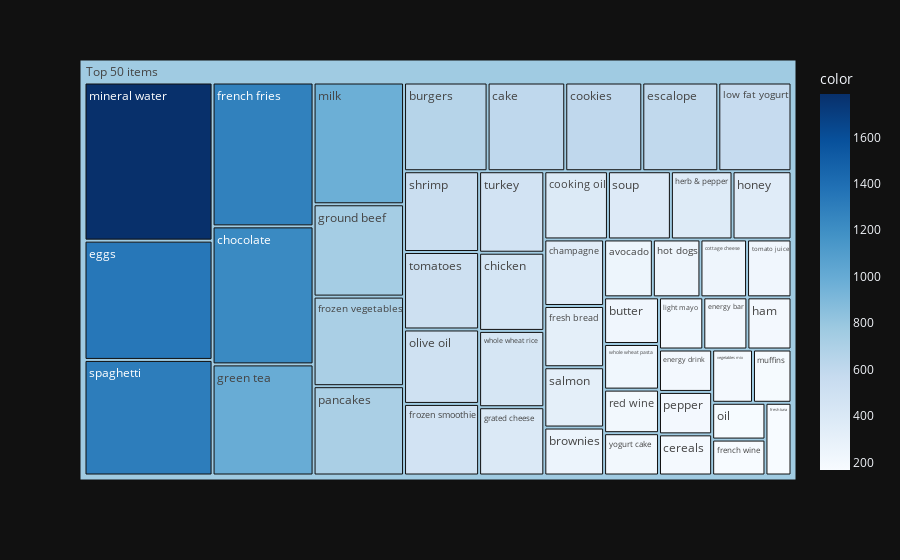

The notebook cell saved with this chart:
### Code cell
# importing required module
import plotly.express as px

# to have a same origin
df_table["all"] = "Top 50 items"

# creating tree map using plotly
fig = px.treemap(df_table.head(50), path=['all', "items"], values='incident_count',
                  color=df_table["incident_count"].head(50), hover_data=['items'],
                  color_continuous_scale='Blues',
                )
# ploting the treemap
fig.show()

### Figure 1 — Plotly figure (JSON) as saved in the notebook; plotly's stock layout.template omitted (floating-point values rounded to 4 significant figures)
{"data": [{"branchvalues": "total", "customdata": [["avocado", 249.0], ["brownies", 253.0], ["burgers", 654.0], ["butter", 226.0], ["cake", 608.0], ["cereals", 193.0], ["champagne", 351.0], ["chicken", 450.0], ["chocolate", 1230.0], ["cookies", 603.0], ["cooking oil", 383.0], ["cottage cheese", 238.0], ["eggs", 1348.0], ["energy bar", 203.0], ["energy drink", 199.0], ["escalope", 595.0], ["french fries", 1282.0], ["french wine", 169.0], ["fresh bread", 323.0], ["fresh tuna", 167.0], ["frozen smoothie", 474.0], ["frozen vegetables", 715.0], ["grated cheese", 393.0], ["green tea", 990.0], ["ground beef", 737.0], ["ham", 203.0], ["herb & pepper", 371.0], ["honey", 355.0], ["hot dogs", 243.0], ["light mayo", 204.0], ["low fat yogurt", 573.0], ["milk", 972.0], ["mineral water", 1787.0], ["muffins", 181.0], ["oil", 173.0], ["olive oil", 493.0], ["pancakes", 713.0], ["pepper", 199.0], ["red wine", 211.0], ["salmon", 318.0], ["shrimp", 535.0], ["soup", 379.0], ["spaghetti", 1306.0], ["tomato juice", 227.0], ["tomatoes", 513.0], ["turkey", 469.0], ["vegetables mix", 192.0], ["whole wheat pasta", 221.0], ["whole wheat rice", 439.0], ["yogurt cake", 205.0], ["(?)", 764.8]], "domain": {"x": [0.0, 1.0], "y": [0.0, 1.0]}, "hovertemplate": "labels=%{label}<br>incident_count=%{value}<br>parent=%{parent}<br>id=%{id}<br>items=%{customdata[0]}<br>color=%{color}<extra></extra>", "ids": ["Top 50 items/avocado", "Top 50 items/brownies", "Top 50 items/burgers", "Top 50 items/butter", "Top 50 items/cake", "Top 50 items/cereals", "Top 50 items/champagne", "Top 50 items/chicken", "Top 50 items/chocolate", "Top 50 items/cookies", "Top 50 items/cooking oil", "Top 50 items/cottage cheese", "Top 50 items/eggs", "Top 50 items/energy bar", "Top 50 items/energy drink", "Top 50 items/escalope", "Top 50 items/french fries", "Top 50 items/french wine", "Top 50 items/fresh bread", "Top 50 items/fresh tuna", "Top 50 items/frozen smoothie", "Top 50 items/frozen vegetables", "Top 50 items/grated cheese", "Top 50 items/green tea", "Top 50 items/ground beef", "Top 50 items/ham", "Top 50 items/herb & pepper", "Top 50 items/honey", "Top 50 items/hot dogs", "Top 50 items/light mayo", "Top 50 items/low fat yogurt", "Top 50 items/milk", "Top 50 items/mineral water", "Top 50 items/muffins", "Top 50 items/oil", "Top 50 items/olive oil", "Top 50 items/pancakes", "Top 50 items/pepper", "Top 50 items/red wine", "Top 50 items/salmon", "Top 50 items/shrimp", "Top 50 items/soup", "Top 50 items/spaghetti", "Top 50 items/tomato juice", "Top 50 items/tomatoes", "Top 50 items/turkey", "Top 50 items/vegetables mix", "Top 50 items/whole wheat pasta", "Top 50 items/whole wheat rice", "Top 50 items/yogurt cake", "Top 50 items"], "labels": ["avocado", "brownies", "burgers", "butter", "cake", "cereals", "champagne", "chicken", "chocolate", "cookies", "cooking oil", "cottage cheese", "eggs", "energy bar", "energy drink", "escalope", "french fries", "french wine", "fresh bread", "fresh tuna", "frozen smoothie", "frozen vegetables", "grated cheese", "green tea", "ground beef", "ham", "herb & pepper", "honey", "hot dogs", "light mayo", "low fat yogurt", "milk", "mineral water", "muffins", "oil", "olive oil", "pancakes", "pepper", "red wine", "salmon", "shrimp", "soup", "spaghetti", "tomato juice", "tomatoes", "turkey", "vegetables mix", "whole wheat pasta", "whole wheat rice", "yogurt cake", "Top 50 items"], "marker": {"coloraxis": "coloraxis", "colors": [249.0, 253.0, 654.0, 226.0, 608.0, 193.0, 351.0, 450.0, 1230.0, 603.0, 383.0, 238.0, 1348.0, 203.0, 199.0, 595.0, 1282.0, 169.0, 323.0, 167.0, 474.0, 715.0, 393.0, 990.0, 737.0, 203.0, 371.0, 355.0, 243.0, 204.0, 573.0, 972.0, 1787.0, 181.0, 173.0, 493.0, 713.0, 199.0, 211.0, 318.0, 535.0, 379.0, 1306.0, 227.0, 513.0, 469.0, 192.0, 221.0, 439.0, 205.0, 764.8]}, "name": "", "parents": ["Top 50 items", "Top 50 items", "Top 50 items", "Top 50 items", "Top 50 items", "Top 50 items", "Top 50 items", "Top 50 items", "Top 50 items", "Top 50 items", "Top 50 items", "Top 50 items", "Top 50 items", "Top 50 items", "Top 50 items", "Top 50 items", "Top 50 items", "Top 50 items", "Top 50 items", "Top 50 items", "Top 50 items", "Top 50 items", "Top 50 items", "Top 50 items", "Top 50 items", "Top 50 items", "Top 50 items", "Top 50 items", "Top 50 items", "Top 50 items", "Top 50 items", "Top 50 items", "Top 50 items", "Top 50 items", "Top 50 items", "Top 50 items", "Top 50 items", "Top 50 items", "Top 50 items", "Top 50 items", "Top 50 items", "Top 50 items", "Top 50 items", "Top 50 items", "Top 50 items", "Top 50 items", "Top 50 items", "Top 50 items", "Top 50 items", "Top 50 items", ""], "values": [249, 253, 654, 226, 608, 193, 351, 450, 1230, 603, 383, 238, 1348, 203, 199, 595, 1282, 169, 323, 167, 474, 715, 393, 990, 737, 203, 371, 355, 243, 204, 573, 972, 1787, 181, 173, 493, 713, 199, 211, 318, 535, 379, 1306, 227, 513, 469, 192, 221, 439, 205, 24515], "type": "treemap"}], "layout": {"coloraxis": {"colorbar": {"title": {"text": "color"}}, "colorscale": [[0.0, "rgb(247,251,255)"], [0.125, "rgb(222,235,247)"], [0.25, "rgb(198,219,239)"], [0.375, "rgb(158,202,225)"], [0.5, "rgb(107,174,214)"], [0.625, "rgb(66,146,198)"], [0.75, "rgb(33,113,181)"], [0.875, "rgb(8,81,156)"], [1.0, "rgb(8,48,107)"]]}, "legend": {"tracegroupgap": 0}, "margin": {"t": 60}}}
